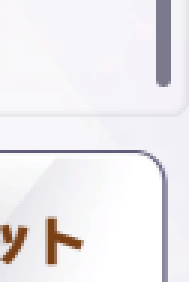
#> input picture auto_derby/templates/skill_scroll_to_end.png, 63 x 94 px (shown 3 times larger)
$ python -i ocr.py   (imports and definitions only)
#> lines starting #> are read from the running program, lines starting #| are printed output that depends on the picture; after the words box and inside, x2 and y2 are one past the last pixel; in counts of white or black regions, pixels touching at a corner belong together
#> further down, picture is the input picture: PIL image 63x94 RGBA; mean R, G, B, A 237.6, 235.2, 238.4, 255
# -*- coding=UTF-8 -*-
# pyright: strict


import json
import logging
import os
from typing import Dict, List, Optional, Text, Tuple

import cv2
import numpy as np
from PIL.Image import Image, fromarray

from . import imagetools, terminal

LOGGER = logging.getLogger(__name__)


class g:
    data_path: str = ""
    image_path: str = ""
    skill_path: str = ""

    labels: Dict[Text, Text] = {}


def reload() -> None:
    try:
        with open(g.data_path, "r", encoding="utf-8") as f:
            g.labels = json.load(f)
    except OSError:
        pass


def _save() -> None:
    with open(g.data_path, "w", encoding="utf-8") as f:
        json.dump(g.labels, f, indent=2, ensure_ascii=False)


_PREVIEW_PADDING = 4


def _pad_img(img: np.ndarray, padding: int = _PREVIEW_PADDING) -> np.ndarray:
    p = padding
    return cv2.copyMakeBorder(img, p, p, p, p, cv2.BORDER_CONSTANT)


def _query(h: Text) -> Tuple[Text, Text, float]:
    # TODO: use a more efficient data structure, maybe vp-tree
    if not g.labels:
        return "", "", 0
    return sorted(
        ((k, v, imagetools.compare_hash(h, k)) for k, v in g.labels.items()),
        key=lambda x: x[2],
        reverse=True,
    )[0]


def _text_from_image(img: np.ndarray, threshold: float = 0.8) -> Text:
    hash_img = cv2.GaussianBlur(img, (7, 7), 1, borderType=cv2.BORDER_CONSTANT)
    h = imagetools.image_hash(fromarray(hash_img), save_path=g.image_path)
    match, value, similarity = _query(h)
    LOGGER.debug(
        "match label: value=%s, current=%s, match=%s, similarity=%0.3f",
        value,
        h,
        match,
        similarity,
    )
    if similarity > threshold:
        return value
    ans = ""
    close_img = imagetools.show(fromarray(_pad_img(img)), h)
    try:
        while len(ans) != 1:
            ans = terminal.prompt(
                "Corresponding text for current displaying image:")
        g.labels[h] = ans
        LOGGER.info("labeled: hash=%s, value=%s", h, ans)
    finally:
        close_img()
    _save()
    ret = g.labels[h]
    LOGGER.debug("use label: hash=%s, value=%s", h, ret)
    return ret


def _union_bbox(
    *bbox: Optional[Tuple[int, int, int, int]]
) -> Tuple[int, int, int, int]:
    b = [i for i in bbox if i]
    ret = b[0]
    for i in b[1:]:
        ret = (
            min(ret[0], i[0]),
            min(ret[1], i[1]),
            max(ret[2], i[2]),
            max(ret[3], i[3]),
        )
    return ret


def _rect2bbox(rect: Tuple[int, int, int, int]) -> Tuple[int, int, int, int]:
    x, y, w, h = rect
    l, t, r, b = x, y, x + w, y + h
    return l, t, r, b


def _pad_bbox(v: Tuple[int, int, int, int], padding: int) -> Tuple[int, int, int, int]:
    l, t, r, b = v
    l -= padding
    t -= padding
    r += padding
    b += padding
    return (l, t, r, b)


def _bbox_contains(a: Tuple[int, int, int, int], b: Tuple[int, int, int, int]) -> bool:
    return a[0] <= b[0] and a[1] <= b[1] and a[2] >= b[2] and a[3] >= b[3]


_LINE_HEIGHT = 32


def text(img: Image, *, threshold: float = 0.8) -> Text:
    """Regcognize text line, background color should be black.

    Args:
        img (Image): Preprocessed text line.

    Returns:
        Text: Text content
    """
#> called with threshold = 0.8
    ret = ""

    w, h = img.width, img.height
#> w = 63; h = 94

    if img.height < _LINE_HEIGHT:
        w = round(_LINE_HEIGHT / h * w)
        h = _LINE_HEIGHT
        img = img.resize((w, h))
    cv_img = np.asarray(img.convert("L"))
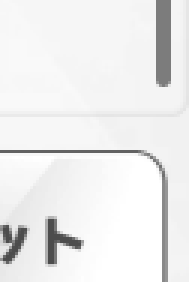
#> cv_img: shape (94, 63) (shown 3 times larger); min 76, max 255, mean 236.3
    _, binary_img = cv2.threshold(cv_img, 0, 255, cv2.THRESH_OTSU)
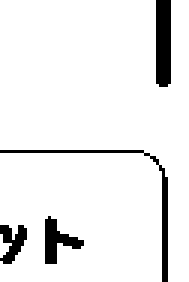
#> binary_img: shape (94, 63) (shown 3 times larger); 92.7% white; 4 black regions

    contours, _ = cv2.findContours(
        binary_img, cv2.RETR_EXTERNAL, cv2.CHAIN_APPROX_NONE)
#> contours = 2 contours, 1 with area under 20; largest, box (x1, y1, x2, y2) and area: (0, 0, 63, 94) 5296

    if len(contours) == 0:
        LOGGER.debug("ocr result is empty")
        return ""

    contours_with_bbox = sorted(
        ((i, _rect2bbox(cv2.boundingRect(i))) for i in contours), key=lambda x: x[1][0]
    )
#> contours_with_bbox = 2 items

    max_char_width = max(bbox[2] - bbox[0] for _, bbox in contours_with_bbox)
#> max_char_width = 63
    max_char_height = max(bbox[3] - bbox[1] for _, bbox in contours_with_bbox)
#> max_char_height = 94
    max_char_width = max(max_char_height, max_char_width)
#> max_char_width = 94

    char_img_list: List[Tuple[Tuple[int, int, int, int], np.ndarray]] = []
    char_parts: List[np.ndarray] = []
    char_bbox = contours_with_bbox[0][1]
#> char_bbox = (0, 78, 4, 86)
    char_non_zero_bbox = contours_with_bbox[0][1]
#> char_non_zero_bbox = (0, 78, 4, 86)
#> the loop in text, `for index, v in enumerate(contours_with_bbox):` made 2 passes
#> (is_new_char, char_bbox) on pass 2: (False, (0, 0, 63, 94))

    def _push_char():
        if not char_parts:
            return
        mask = np.zeros_like(binary_img)
        cv2.drawContours(mask, char_parts, -1, (255,), thickness=cv2.FILLED)
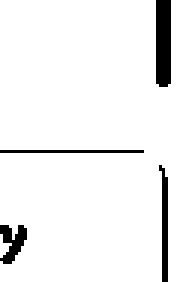
#> mask: shape (94, 63) (shown 3 times larger); 94.4% white; 4 black regions, box (x1, y1, x2, y2) and area: (52, 0, 57, 29) 143, (53, 55, 56, 94) 75, (0, 75, 9, 88) 68, (0, 50, 48, 51) 48
        char_img = cv2.copyTo(binary_img, mask)
        l, t, r, b = char_non_zero_bbox
#> l = 0; t = 0; r = 63; b = 94
        if r - l < max_char_width * 0.5 or b - t < max_char_height * 0.8:
            l, t, r, b = char_bbox
        char_img = char_img[t:b, l:r]
        char_img_list.append((char_bbox, char_img))

    def _get_expanded_bbox(index: int) -> Tuple[int, int, int, int]:
        _, bbox = contours_with_bbox[index]
        if index + 1 < len(contours_with_bbox):
            _, next_bbox = contours_with_bbox[index + 1]
            if next_bbox[0] - bbox[2] < 2:
                bbox = _union_bbox(bbox, _get_expanded_bbox(index + 1))
        return bbox

    for index, v in enumerate(contours_with_bbox):
        i, _ = v
        bbox = _get_expanded_bbox(index)

        l, t, r, b = bbox
        is_new_char = (
            char_parts
            and l > char_non_zero_bbox[2]
            and (
                l - char_non_zero_bbox[0] > max_char_width * 0.7
                or l - char_non_zero_bbox[2] > max_char_width * 0.2
                or r - char_non_zero_bbox[0] > max_char_width
                or (
                    # previous is punctuation
                    char_non_zero_bbox[3] - char_non_zero_bbox[1]
                    < max_char_height * 0.6
                    and (
                        r - l > max_char_width * 0.6
                        or l - char_non_zero_bbox[2] > max_char_width * 0.1
                    )
                )
                or (
                    # current is punctuation
                    b - t < max_char_height * 0.4
                    and l > char_non_zero_bbox[2] + 1
                    and l > char_non_zero_bbox[0] + max_char_width * 0.3
                )
            )
            and not _bbox_contains(_pad_bbox(char_bbox, 2), bbox)
        )
        if is_new_char:
            space_w = l - char_bbox[2]
            divide_x = int(l - space_w * 0.5 - 1)
            last_r = min(divide_x, char_bbox[0] + max_char_width)
            char_bbox = _union_bbox(char_bbox, (last_r, t, last_r, b))
            _push_char()
            char_parts = []
            char_bbox = (
                max(last_r + 1, r - max_char_width),
                char_bbox[1],
                r,
                int(char_bbox[1] + max_char_height),
            )
            char_non_zero_bbox = bbox
        char_parts.append(i)
        char_non_zero_bbox = _union_bbox(char_non_zero_bbox, bbox)
        char_bbox = _union_bbox(char_bbox, bbox)
    _push_char()

    if os.getenv("DEBUG") == __name__:
        segmentation_img = cv2.cvtColor(binary_img, cv2.COLOR_GRAY2BGR)
        for i in contours:
            x, y, w, h = cv2.boundingRect(i)
            cv2.rectangle(
                segmentation_img, (x, y), (x + w, y + h), (0, 0, 255), thickness=1
            )
        chars_img = cv2.cvtColor(binary_img, cv2.COLOR_GRAY2BGR)
        for bbox, _ in char_img_list:
            l, t, r, b = bbox
            cv2.rectangle(chars_img, (l, t), (r, b), (0, 0, 255), thickness=1)
        cv2.imshow("ocr input", cv_img)
        cv2.imshow("ocr binary", binary_img)
        cv2.imshow("ocr segmentation", segmentation_img)
        cv2.imshow("ocr chars", chars_img)
        cv2.waitKey()
        cv2.destroyAllWindows()

    for _, i in char_img_list:
        ret += _text_from_image(i, threshold)
#> this loop made 1 pass
#> pass 1, in _text_from_image, `hash_img = cv2.GaussianBlur(img, (7, 7), 1, borderType=cv2.BORDER_CONS..`:
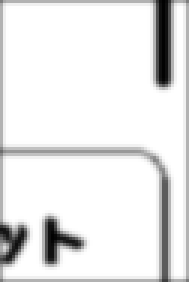
#> hash_img: shape (94, 63) (shown 3 times larger); min 1, max 255, mean 231.6
#> after the loop, ret = ''

    LOGGER.debug("ocr result: %s", ret)

    return ret

>>> from PIL import Image
>>> picture = Image.open('templates/skill_scroll_to_end.png')
#> (the run stopped early here; a loop or call above may not have finished)
